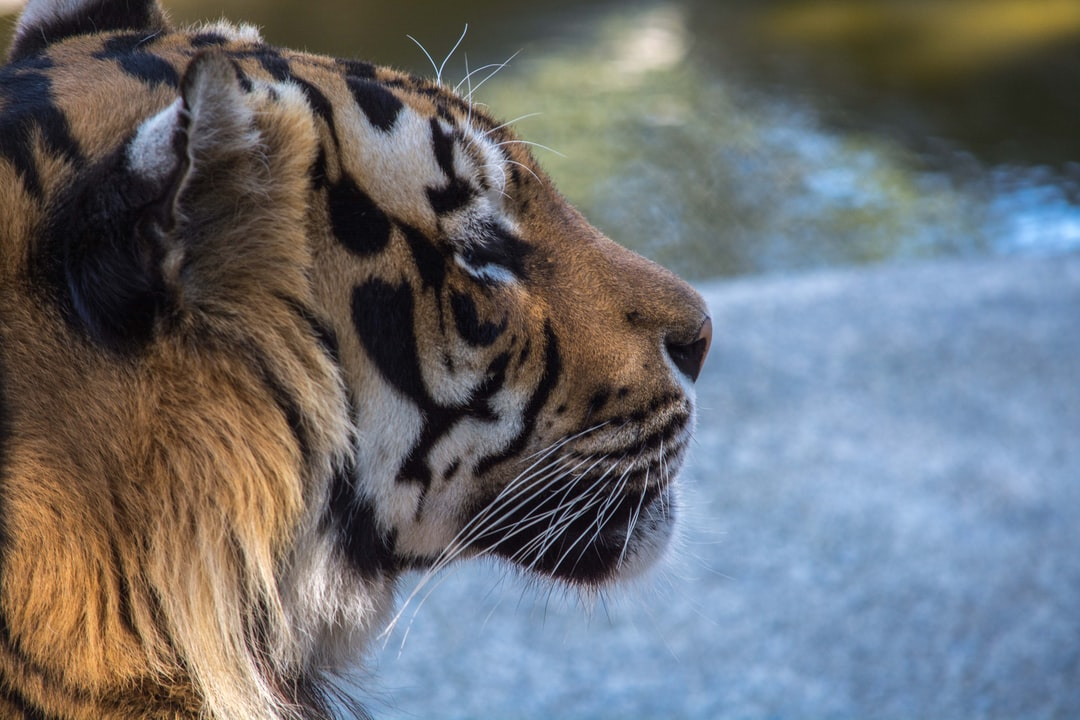
//> input picture images/ImagemOriginal.jpg, 1080 x 720 px
$ ./questao3   (built with g++ and OpenCV 4)
//> lines starting //> are read from the running program, lines starting //| are printed output that depends on the picture
#include "opencv2/core.hpp"
#include "opencv2/imgproc.hpp"
#include "opencv2/highgui.hpp"
#include <cmath>

using namespace std;
using namespace cv;

int main()
{
    /* ler imagem colorida e visualizar */
    Mat img = cv::imread("C:/Users/User/Desktop/GIT/LapiscoComputerVisionRepo/images/ImagemOriginal.jpg", 1);
//> img is the input picture: 720 rows x 1080 cols, CV_8UC3; mean B, G, R 113.4, 109.7, 107.7
    imshow("Original Image", img);

    Mat channel[3];
    split(img, channel);
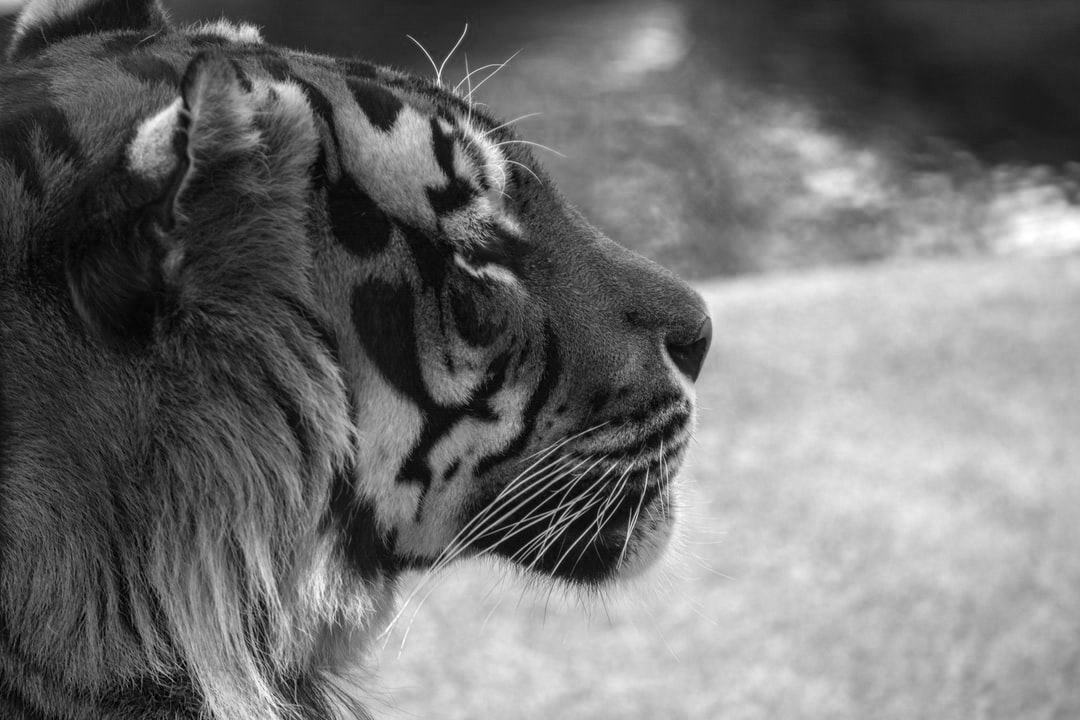
//> channel[0]: 720 rows x 1080 cols, CV_8UC1; min 0, max 255, mean 113.4
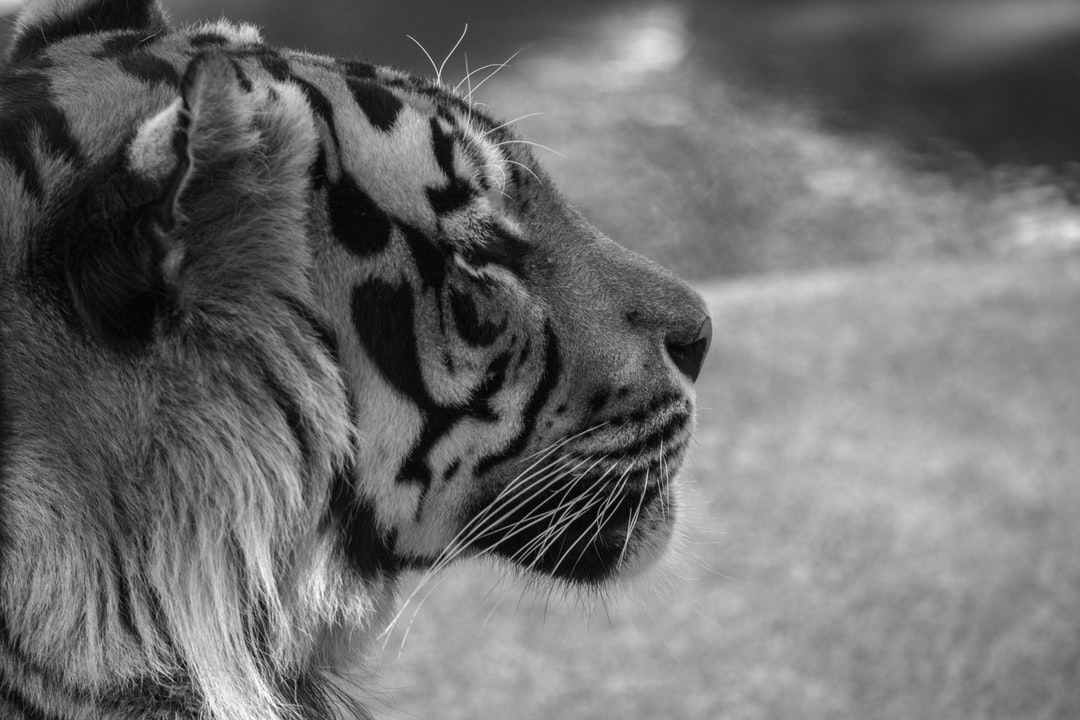
//> channel[1]: 720 rows x 1080 cols, CV_8UC1; min 0, max 255, mean 109.7
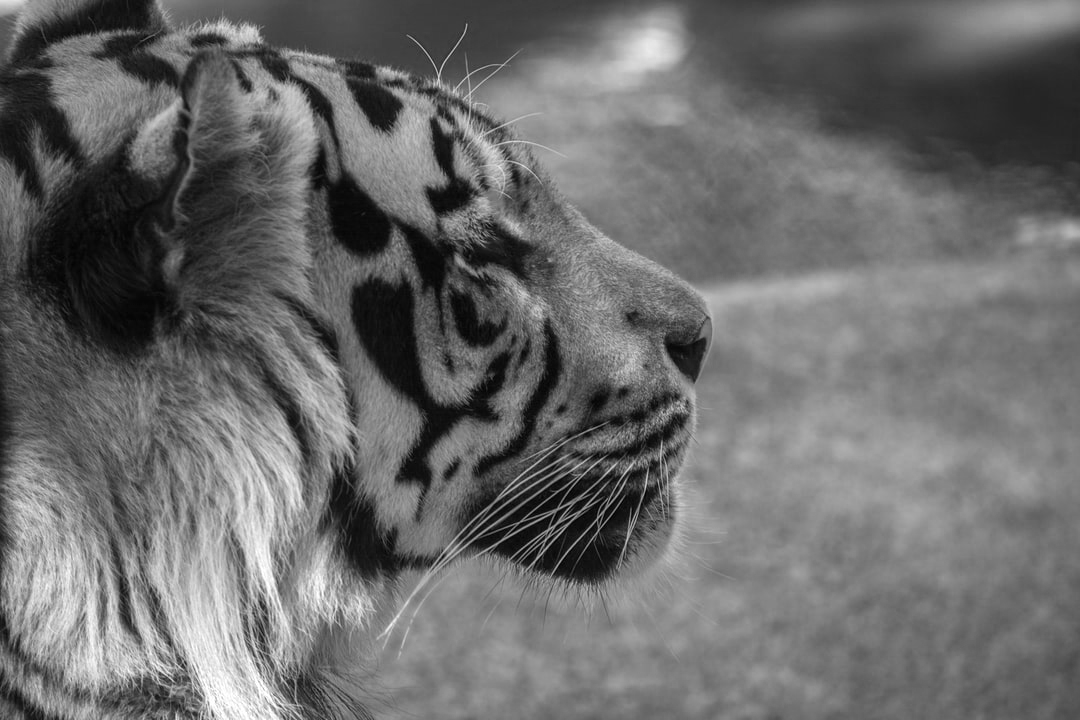
//> channel[2]: 720 rows x 1080 cols, CV_8UC1; min 0, max 255, mean 107.7

    /* salvar imagem no canal 1 */
    namedWindow("Channel Red", 1);
    imshow("Channel Red", channel[0]);
    imwrite("C:/Users/User/Desktop/GIT/LapiscoComputerVisionRepo/images/Results/Channel_Red.jpg", channel[0]);

    /* salvar imagem no canal 2 */
    namedWindow("Channel Green", 1);
    imshow("Channel Green", channel[1]);
    imwrite("C:/Users/User/Desktop/GIT/LapiscoComputerVisionRepo/images/Results/Channel_Green.jpg", channel[1]);

    /* salvar imagem no canal 3 */
    namedWindow("Channel Blue", 1);
    imshow("Channel Blue", channel[2]);
    imwrite("C:/Users/User/Desktop/GIT/LapiscoComputerVisionRepo/images/Results/Channel_Blue.jpg", channel[2]);

    waitKey(0);
}
